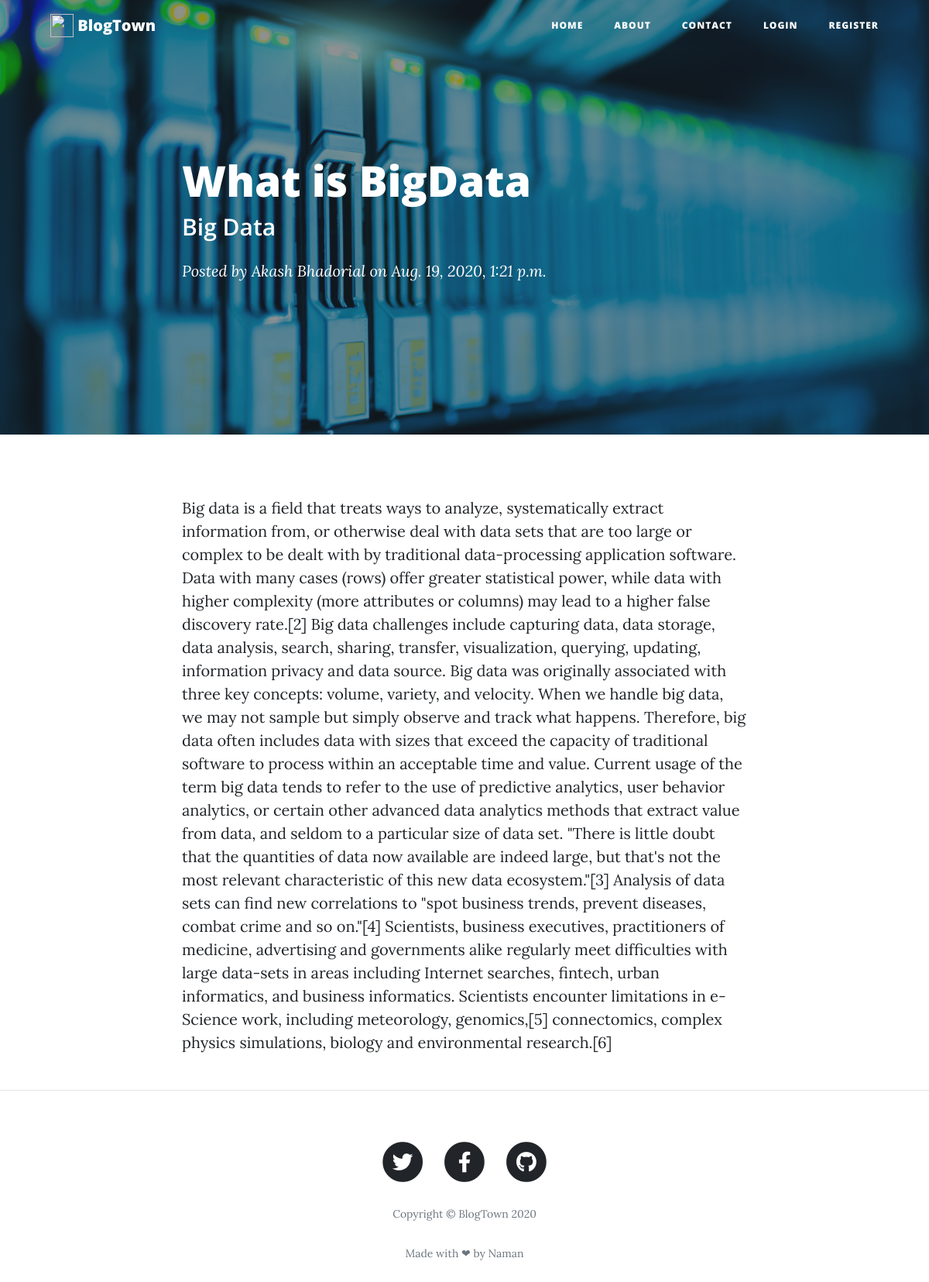
/blog/bigdata, run on the app's committed database.
### Blog/models.py (models this page shows, shortened)
class Post(models.Model):
    sno = models.AutoField(primary_key=True)
    title = models.CharField(max_length=100)
    subtitle = models.CharField(max_length=100)
    author = models.CharField(max_length=30)
    slug = models.CharField(max_length=20)
    content = models.TextField()
    img = models.ImageField(null=True,blank=True,default="default.jpg")
    timeStamp = models.DateTimeField(auto_now_add=True,blank=True)

### Blog/views.py (the view)
# urls.py: path('<str:slug>', views.blogPost, name='blogPost'),
def blogPost(request,slug):
    post = Post.objects.filter(slug=slug).first()
    context = {'post':post}
    return render(request,'blog/blogPost.html',context)

### Blog/templates/blog/blogPost.html (shortened to what this page needs)
{% extends 'base.html' %}
{% block body %}
{% load static %}
  <header class="masthead" style="background-image: url({{post.img.url}})">
    <div class="overlay"></div>
    <div class="container">
      <div class="row">
        <div class="col-lg-8 col-md-10 mx-auto">
          <div class="post-heading">
            <h1>{{post.title}}</h1>
            <h2 class="subheading">{{post.subtitle}}</h2>
            <span class="meta">Posted by
              <a href="#">{{post.author}}</a>
              on {{post.timeStamp}}</span>
          </div>
        </div>
      </div>
    </div>
  </header>
  <article>
    <div class="container">
      <div class="row">
        <div class="col-lg-8 col-md-10 mx-auto">
          <p>{{post.content}}</p>
        </div>
      </div>
    </div>
  </article>
{% endblock body %}

### data on the page
Post: img (picture), title "What is BigData", subtitle "Big Data", author "Akash Bhadorial", timeStamp "Aug. 19, 2020, 1:21 p.m.", content "Big data is a field that treats ways to analyze, systematically extract information from, or otherwise deal with data sets that are too large or complex to be dealt with by traditional data-processing application software. Data with many cases (rows) offer greater statistical power, while data with higher complexity (more attributes or columns) may lead to a higher false discovery rate.[2] Big data challenges include capturing data, data storage, data analysis, search, sharing, transfer, visualization, querying, updating, information privacy and data source. Big data was originally associated with three key concepts: volume, variety, and velocity. When we handle big data, we may not sample…"
